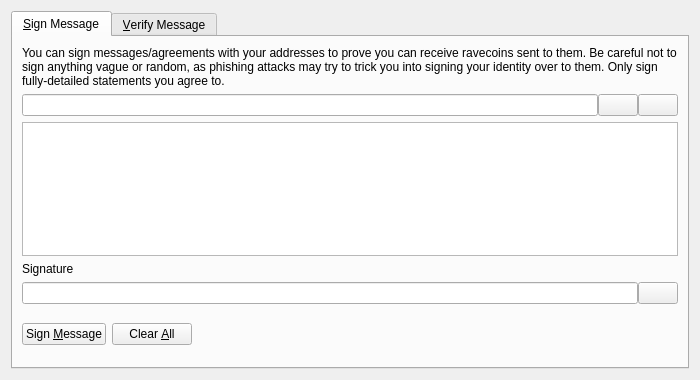
<?xml version="1.0" encoding="UTF-8"?>
<ui version="4.0">
 <class>SignVerifyMessageDialog</class>
 <widget class="QDialog" name="SignVerifyMessageDialog">
  <property name="geometry">
   <rect>
    <x>0</x>
    <y>0</y>
    <width>700</width>
    <height>380</height>
   </rect>
  </property>
  <property name="windowTitle">
   <string>Signatures - Sign / Verify a Message</string>
  </property>
  <property name="modal">
   <bool>true</bool>
  </property>
  <layout class="QVBoxLayout" name="verticalLayout">
   <item>
    <widget class="QTabWidget" name="tabWidget">
     <property name="currentIndex">
      <number>0</number>
     </property>
     <widget class="QWidget" name="tabSignMessage">
      <attribute name="title">
       <string>&amp;Sign Message</string>
      </attribute>
      <layout class="QVBoxLayout" name="verticalLayout_SM">
       <item>
        <widget class="QLabel" name="infoLabel_SM">
         <property name="text">
          <string>You can sign messages/agreements with your addresses to prove you can receive ravecoins sent to them. Be careful not to sign anything vague or random, as phishing attacks may try to trick you into signing your identity over to them. Only sign fully-detailed statements you agree to.</string>
         </property>
         <property name="textFormat">
          <enum>Qt::PlainText</enum>
         </property>
         <property name="wordWrap">
          <bool>true</bool>
         </property>
        </widget>
       </item>
       <item>
        <layout class="QHBoxLayout" name="horizontalLayout_1_SM">
         <property name="spacing">
          <number>0</number>
         </property>
         <item>
          <widget class="QValidatedLineEdit" name="addressIn_SM">
           <property name="toolTip">
            <string>The Ravecoin address to sign the message with</string>
           </property>
          </widget>
         </item>
         <item>
          <widget class="QPushButton" name="addressBookButton_SM">
           <property name="toolTip">
            <string>Choose previously used address</string>
           </property>
           <property name="text">
            <string/>
           </property>
           <property name="icon">
            <iconset resource="../bitcoin.qrc">
             <normaloff>:/icons/address-book</normaloff>:/icons/address-book</iconset>
           </property>
           <property name="shortcut">
            <string>Alt+A</string>
           </property>
           <property name="autoDefault">
            <bool>false</bool>
           </property>
          </widget>
         </item>
         <item>
          <widget class="QPushButton" name="pasteButton_SM">
           <property name="toolTip">
            <string>Paste address from clipboard</string>
           </property>
           <property name="text">
            <string/>
           </property>
           <property name="icon">
            <iconset resource="../bitcoin.qrc">
             <normaloff>:/icons/editpaste</normaloff>:/icons/editpaste</iconset>
           </property>
           <property name="shortcut">
            <string>Alt+P</string>
           </property>
           <property name="autoDefault">
            <bool>false</bool>
           </property>
          </widget>
         </item>
        </layout>
       </item>
       <item>
        <widget class="QPlainTextEdit" name="messageIn_SM">
         <property name="toolTip">
          <string>Enter the message you want to sign here</string>
         </property>
        </widget>
       </item>
       <item>
        <widget class="QLabel" name="signatureLabel_SM">
         <property name="text">
          <string>Signature</string>
         </property>
         <property name="textFormat">
          <enum>Qt::PlainText</enum>
         </property>
        </widget>
       </item>
       <item>
        <layout class="QHBoxLayout" name="horizontalLayout_2_SM">
         <property name="spacing">
          <number>0</number>
         </property>
         <item>
          <widget class="QLineEdit" name="signatureOut_SM">
           <property name="font">
            <font>
             <italic>true</italic>
            </font>
           </property>
           <property name="readOnly">
            <bool>true</bool>
           </property>
          </widget>
         </item>
         <item>
          <widget class="QPushButton" name="copySignatureButton_SM">
           <property name="toolTip">
            <string>Copy the current signature to the system clipboard</string>
           </property>
           <property name="text">
            <string/>
           </property>
           <property name="icon">
            <iconset resource="../bitcoin.qrc">
             <normaloff>:/icons/editcopy</normaloff>:/icons/editcopy</iconset>
           </property>
           <property name="autoDefault">
            <bool>false</bool>
           </property>
          </widget>
         </item>
        </layout>
       </item>
       <item>
        <layout class="QHBoxLayout" name="horizontalLayout_3_SM">
         <item>
          <widget class="QPushButton" name="signMessageButton_SM">
           <property name="toolTip">
            <string>Sign the message to prove you own this Ravecoin address</string>
           </property>
           <property name="text">
            <string>Sign &amp;Message</string>
           </property>
           <property name="icon">
            <iconset resource="../bitcoin.qrc">
             <normaloff>:/icons/edit</normaloff>:/icons/edit</iconset>
           </property>
           <property name="autoDefault">
            <bool>false</bool>
           </property>
          </widget>
         </item>
         <item>
          <widget class="QPushButton" name="clearButton_SM">
           <property name="toolTip">
            <string>Reset all sign message fields</string>
           </property>
           <property name="text">
            <string>Clear &amp;All</string>
           </property>
           <property name="icon">
            <iconset resource="../bitcoin.qrc">
             <normaloff>:/icons/remove</normaloff>:/icons/remove</iconset>
           </property>
           <property name="autoDefault">
            <bool>false</bool>
           </property>
          </widget>
         </item>
         <item>
          <spacer name="horizontalSpacer_1_SM">
           <property name="orientation">
            <enum>Qt::Horizontal</enum>
           </property>
           <property name="sizeHint" stdset="0">
            <size>
             <width>40</width>
             <height>48</height>
            </size>
           </property>
          </spacer>
         </item>
         <item>
          <widget class="QLabel" name="statusLabel_SM">
           <property name="font">
            <font>
             <weight>75</weight>
             <bold>true</bold>
            </font>
           </property>
           <property name="text">
            <string/>
           </property>
           <property name="wordWrap">
            <bool>true</bool>
           </property>
          </widget>
         </item>
         <item>
          <spacer name="horizontalSpacer_2_SM">
           <property name="orientation">
            <enum>Qt::Horizontal</enum>
           </property>
           <property name="sizeHint" stdset="0">
            <size>
             <width>40</width>
             <height>48</height>
            </size>
           </property>
          </spacer>
         </item>
        </layout>
       </item>
      </layout>
     </widget>
     <widget class="QWidget" name="tabVerifyMessage">
      <attribute name="title">
       <string>&amp;Verify Message</string>
      </attribute>
      <layout class="QVBoxLayout" name="verticalLayout_VM">
       <item>
        <widget class="QLabel" name="infoLabel_VM">
         <property name="text">
          <string>Enter the receiver's address, message (ensure you copy line breaks, spaces, tabs, etc. exactly) and signature below to verify the message. Be careful not to read more into the signature than what is in the signed message itself, to avoid being tricked by a man-in-the-middle attack. Note that this only proves the signing party receives with the address, it cannot prove sendership of any transaction!</string>
         </property>
         <property name="textFormat">
          <enum>Qt::PlainText</enum>
         </property>
         <property name="alignment">
          <set>Qt::AlignLeading|Qt::AlignLeft|Qt::AlignTop</set>
         </property>
         <property name="wordWrap">
          <bool>true</bool>
         </property>
        </widget>
       </item>
       <item>
        <layout class="QHBoxLayout" name="horizontalLayout_1_VM">
         <property name="spacing">
          <number>0</number>
         </property>
         <item>
          <widget class="QValidatedLineEdit" name="addressIn_VM">
           <property name="toolTip">
            <string>The Ravecoin address the message was signed with</string>
           </property>
          </widget>
         </item>
         <item>
          <widget class="QPushButton" name="addressBookButton_VM">
           <property name="toolTip">
            <string>Choose previously used address</string>
           </property>
           <property name="text">
            <string/>
           </property>
           <property name="icon">
            <iconset resource="../bitcoin.qrc">
             <normaloff>:/icons/address-book</normaloff>:/icons/address-book</iconset>
           </property>
           <property name="shortcut">
            <string>Alt+A</string>
           </property>
           <property name="autoDefault">
            <bool>false</bool>
           </property>
          </widget>
         </item>
        </layout>
       </item>
       <item>
        <widget class="QPlainTextEdit" name="messageIn_VM"/>
       </item>
       <item>
        <widget class="QValidatedLineEdit" name="signatureIn_VM"/>
       </item>
       <item>
        <layout class="QHBoxLayout" name="horizontalLayout_2_VM">
         <item>
          <widget class="QPushButton" name="verifyMessageButton_VM">
           <property name="toolTip">
            <string>Verify the message to ensure it was signed with the specified Ravecoin address</string>
           </property>
           <property name="text">
            <string>Verify &amp;Message</string>
           </property>
           <property name="icon">
            <iconset resource="../bitcoin.qrc">
             <normaloff>:/icons/transaction_0</normaloff>:/icons/transaction_0</iconset>
           </property>
           <property name="autoDefault">
            <bool>false</bool>
           </property>
          </widget>
         </item>
         <item>
          <widget class="QPushButton" name="clearButton_VM">
           <property name="toolTip">
            <string>Reset all verify message fields</string>
           </property>
           <property name="text">
            <string>Clear &amp;All</string>
           </property>
           <property name="icon">
            <iconset resource="../bitcoin.qrc">
             <normaloff>:/icons/remove</normaloff>:/icons/remove</iconset>
           </property>
           <property name="autoDefault">
            <bool>false</bool>
           </property>
          </widget>
         </item>
         <item>
          <spacer name="horizontalSpacer_1_VM">
           <property name="orientation">
            <enum>Qt::Horizontal</enum>
           </property>
           <property name="sizeHint" stdset="0">
            <size>
             <width>40</width>
             <height>48</height>
            </size>
           </property>
          </spacer>
         </item>
         <item>
          <widget class="QLabel" name="statusLabel_VM">
           <property name="font">
            <font>
             <weight>75</weight>
             <bold>true</bold>
            </font>
           </property>
           <property name="text">
            <string/>
           </property>
           <property name="wordWrap">
            <bool>true</bool>
           </property>
          </widget>
         </item>
         <item>
          <spacer name="horizontalSpacer_2_VM">
           <property name="orientation">
            <enum>Qt::Horizontal</enum>
           </property>
           <property name="sizeHint" stdset="0">
            <size>
             <width>40</width>
             <height>48</height>
            </size>
           </property>
          </spacer>
         </item>
        </layout>
       </item>
      </layout>
     </widget>
    </widget>
   </item>
  </layout>
 </widget>
 <customwidgets>
  <customwidget>
   <class>QValidatedLineEdit</class>
   <extends>QLineEdit</extends>
   <header>qt/qvalidatedlineedit.h</header>
  </customwidget>
 </customwidgets>
 <resources>
  <include location="../bitcoin.qrc"/>
 </resources>
 <connections/>
</ui>
